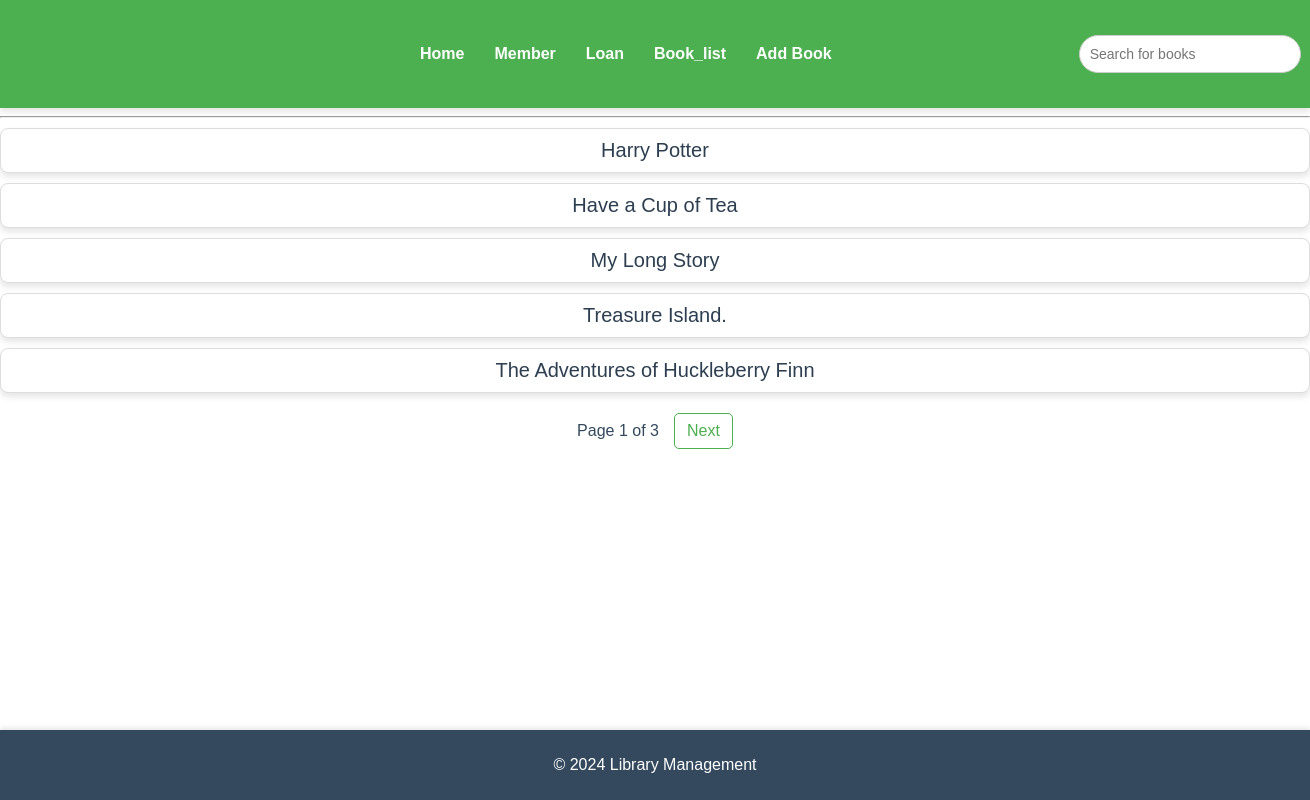
The page /book_list/ on the database its author committed.
### home/models.py (models this page shows, shortened)
class Book(models.Model):
    title=models.CharField(max_length=50)
    author=models.CharField(max_length=50)
    isbn=models.CharField(max_length=100)
    publish_date=models.DateField(auto_now_add=True)
    available_copies=models.IntegerField()

### home/views.py (the view)
# urls.py: path('book_list/',views.book_list),
def book_list(request):
   books=Book.objects.all()
   paginator=Paginator(books,5)
   page_number=request.GET.get('page')
   page_obj=paginator.get_page(page_number)
   return render(request,'home/book_list.html',{'page_obj':page_obj})

### home/templates/home/book_list.html (shortened to what this page needs)
{% extends 'base.html' %}
{% load static %}
{% block extra_css %}
<link rel="stylesheet" type="text/css" href="{% static 'home/book_list.css' %}">
{% endblock %}
{% block content %}
{% for book in page_obj %}
    <p class="page_container">{{ book.title }}</p>
{% endfor %}
<div class="page2_container">
  Page {{ page_obj.number }} of {{ page_obj.paginator.num_pages }}
  {% if page_obj.has_next %}
      <a href="?page={{ page_obj.next_page_number }}">Next</a>
  {% endif %}
</div>
{% endblock %}

### static/base.css (style rules this page uses)
body { font-family: 'Arial', sans-serif; background-color: #ffffff; color:#34495e; margin: 0; padding: 0; }

### home/static/home/book_list.css (style rules this page uses)
.page_container { font-size: 20px; color: #2c3e50; margin: 10px 0; padding: 10px; background-color: #ffffff; border: 1px solid #ddd; border-radius: 8px; box-shadow: 0 4px 6px rgba(0, 0, 0, 0.1); text-align: center; transition: background-color 0.3s ease; }
.page2_container { display: flex; justify-content: center; align-items: center; margin-top: 20px; gap: 15px; font-size: 16px; color: #34495e; }
.page2_container a { text-decoration: none; font-size: 16px; color: #4CAF50; border: 1px solid #4CAF50; padding: 8px 12px; border-radius: 5px; transition: background-color 0.3s ease, color 0.3s ease; }

### rows shown on the page
Book: title "Harry Potter"
Book: title "Have a Cup of Tea"
Book: title "My Long Story"
Book: title "Treasure Island."
Book: title "The Adventures of Huckleberry Finn"

### other values the page prints
{{ page_obj.number }} "1"
{{ page_obj.paginator.num_pages }} "3"
